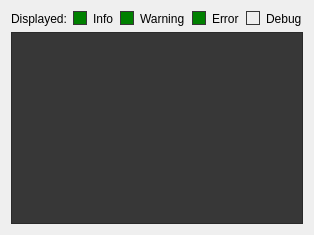
          <widget class="QWidget" name="tab_10">
           <attribute name="title">
            <string>System Log</string>
           </attribute>
           <layout class="QGridLayout" name="gridLayout_15">
            <item row="1" column="0">
             <widget class="QTextBrowser" name="system_log_text_browser">
              <property name="styleSheet">
               <string notr="true">background-color:rgb(55,55,55);</string>
              </property>
             </widget>
            </item>
            <item row="0" column="0">
             <layout class="QHBoxLayout" name="horizontalLayout_9">
              <item>
               <widget class="QLabel" name="label_24">
                <property name="text">
                 <string>Displayed:</string>
                </property>
               </widget>
              </item>
              <item>
               <widget class="QCheckBox" name="system_log_info_checkbox">
                <property name="styleSheet">
                 <string notr="true">QCheckBox::indicator{
	border: 1px solid rgb(55,55,55);
}

QCheckBox::indicator:checked{
	background-color:green;
}</string>
                </property>
                <property name="text">
                 <string>Info</string>
                </property>
                <property name="checked">
                 <bool>true</bool>
                </property>
               </widget>
              </item>
              <item>
               <widget class="QCheckBox" name="system_log_warning_checkbox">
                <property name="styleSheet">
                 <string notr="true">QCheckBox::indicator{
	border: 1px solid rgb(55,55,55);
}

QCheckBox::indicator:checked{
	background-color:green;
}</string>
                </property>
                <property name="text">
                 <string>Warning</string>
                </property>
                <property name="checked">
                 <bool>true</bool>
                </property>
               </widget>
              </item>
              <item>
               <widget class="QCheckBox" name="system_log_error_checkbox">
                <property name="styleSheet">
                 <string notr="true">QCheckBox::indicator{
	border: 1px solid rgb(55,55,55);
}

QCheckBox::indicator:checked{
	background-color:green;
}</string>
                </property>
                <property name="text">
                 <string>Error</string>
                </property>
                <property name="checked">
                 <bool>true</bool>
                </property>
               </widget>
              </item>
              <item>
               <widget class="QCheckBox" name="system_log_debug_checkbox">
                <property name="styleSheet">
                 <string notr="true">QCheckBox::indicator{
	border: 1px solid rgb(55,55,55);
}

QCheckBox::indicator:checked{
	background-color:green;
}</string>
                </property>
                <property name="text">
                 <string>Debug</string>
                </property>
                <property name="checked">
                 <bool>false</bool>
                </property>
               </widget>
              </item>
             </layout>
            </item>
           </layout>
          </widget>
